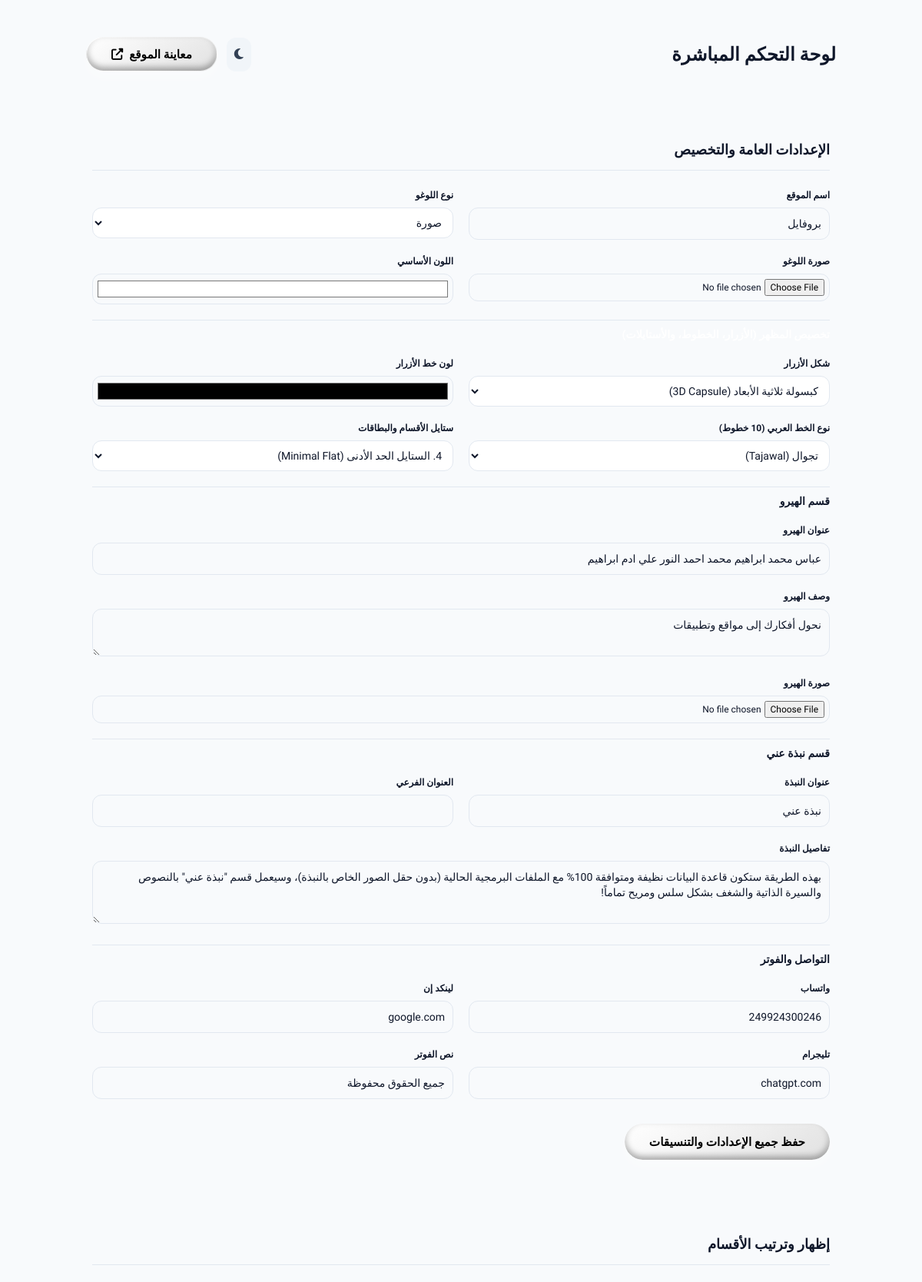
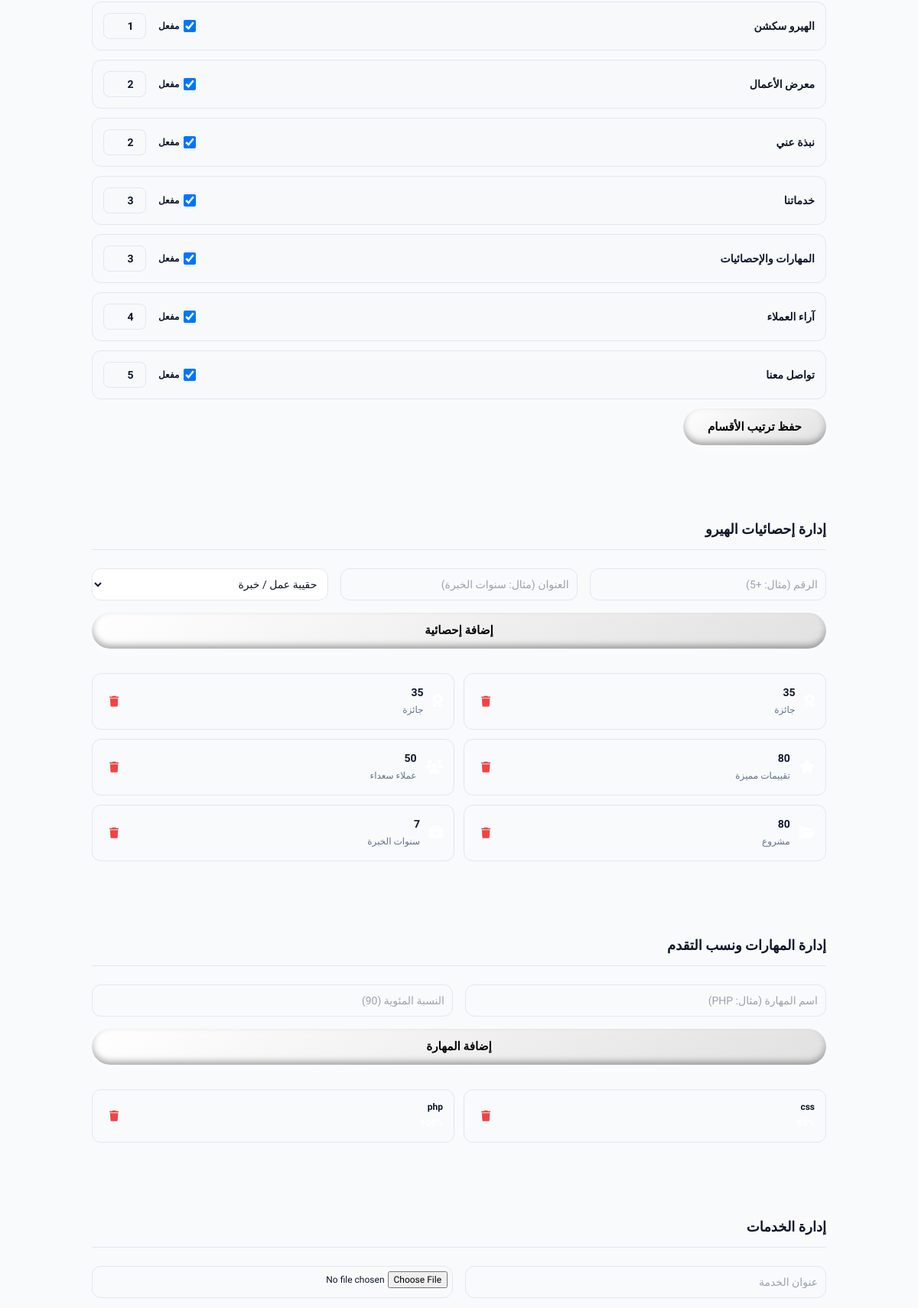
The app's page /admin.php (upper part) with its own data (2 pictures, top to bottom).
### tables this page shows
CREATE TABLE `settings` (
  `id` int(11) NOT NULL,
  `site_title` varchar(255) DEFAULT 'CodeExport',
  `logo_type` varchar(20) DEFAULT 'text',
  `logo_image` varchar(255) DEFAULT '',
  `hero_title` varchar(255) DEFAULT '',
  `hero_desc` text DEFAULT NULL,
  `hero_image` varchar(255) DEFAULT '',
  `primary_color` varchar(50) DEFAULT '#4f46e5',
  `whatsapp` varchar(50) DEFAULT '',
  `linkedin` varchar(255) DEFAULT '',
  `telegram` varchar(255) DEFAULT '',
  `footer_text` varchar(255) DEFAULT 'جميع الحقوق محفوظة',
  `about_title` varchar(255) DEFAULT 'نبذة عني',
  `about_subtitle` varchar(255) DEFAULT 'مطور ويب وشغوف ببناء الحلول الرقمية',
  `about_text` text DEFAULT NULL,
  `btn_style` varchar(50) DEFAULT 'jelly',
  `btn_text_color` varchar(50) DEFAULT '#ffffff',
  `font_family` varchar(100) DEFAULT 'Tajawal',
  `card_theme` varchar(50) DEFAULT 'soft'
);

CREATE TABLE `sections` (
  `id` int(11) NOT NULL,
  `section_key` varchar(100) DEFAULT NULL,
  `section_name` varchar(100) DEFAULT NULL,
  `is_active` tinyint(4) DEFAULT 1,
  `display_order` int(11) DEFAULT NULL
);

CREATE TABLE `stats` (
  `id` int(11) NOT NULL,
  `stat_number` varchar(50) NOT NULL,
  `stat_title` varchar(255) NOT NULL,
  `icon_class` varchar(100) DEFAULT 'fa-solid fa-star'
);

CREATE TABLE `skills` (
  `id` int(11) NOT NULL,
  `skill_name` varchar(255) NOT NULL,
  `percentage` int(11) DEFAULT 100
);

### admin.php (the view, shortened to what the rows shown need)
<?php
require_once 'db.php';
$settings     = $pdo->query("SELECT * FROM settings WHERE id = 1")->fetch(PDO::FETCH_ASSOC);
$sections     = $pdo->query("SELECT * FROM sections ORDER BY display_order ASC")->fetchAll(PDO::FETCH_ASSOC);
$skills       = $pdo->query("SELECT * FROM skills ORDER BY id DESC")->fetchAll(PDO::FETCH_ASSOC);
$stats        = $pdo->query("SELECT * FROM stats ORDER BY id DESC")->fetchAll(PDO::FETCH_ASSOC);
?>
<!DOCTYPE html>
<html lang="ar" dir="rtl">
<head>
    <script src="https://cdn.tailwindcss.com"></script>
    <link rel="stylesheet" href="https://cdnjs.cloudflare.com/ajax/libs/font-awesome/6.4.0/css/all.min.css">
    <link rel="stylesheet" href="style.css?v=4.0">
</head>
<body class="bg-[var(--bg-main)] text-[var(--text-main)] p-4 sm:p-6 transition-colors duration-300">
    <div class="max-w-5xl mx-auto space-y-6 sm:space-y-8">
        <div class="soft-card p-4 sm:p-6 flex flex-col sm:flex-row justify-between items-center gap-4">
            <h1 class="text-xl sm:text-2xl font-black text-center sm:text-right">لوحة التحكم المباشرة</h1>
        </div>
        <div class="soft-card p-5 sm:p-8 space-y-6">
            <h2 class="text-base sm:text-lg font-bold border-b border-[var(--border-color)] pb-3">الإعدادات العامة والتخصيص</h2>
            <form method="POST" enctype="multipart/form-data" class="grid grid-cols-1 sm:grid-cols-2 gap-4 sm:gap-5">
                <div>
                    <label class="block font-bold text-xs mb-2">اسم الموقع</label>
                    <input type="text" name="site_title" value="<?php echo htmlspecialchars($settings['site_title'] ?? ''); ?>" class="w-full border border-[var(--border-color)] bg-transparent p-2.5 rounded-xl text-sm outline-none">
                </div>
                <div>
                    <label class="block font-bold text-xs mb-2">نوع اللوغو</label>
                    <select name="logo_type" class="w-full border border-[var(--border-color)] bg-[var(--bg-card)] p-2.5 rounded-xl text-sm outline-none">
                        <option value="image" <?php echo ($settings['logo_type'] ?? '') === 'image' ? 'selected' : ''; ?>>صورة</option>
                    </select>
                </div>
                <div>
                    <label class="block font-bold text-xs mb-2">اللون الأساسي</label>
                    <input type="color" name="primary_color" value="<?php echo htmlspecialchars($settings['primary_color'] ?? '#4f46e5'); ?>" class="w-full h-10 rounded-xl border border-[var(--border-color)] cursor-pointer p-1 bg-transparent">
                </div>
                <div>
                    <label class="block font-bold text-xs mb-2">شكل الأزرار</label>
                    <select name="btn_style" class="w-full border border-[var(--border-color)] bg-[var(--bg-card)] p-2.5 rounded-xl text-sm outline-none">
                        <option value="capsule" <?php echo ($settings['btn_style'] ?? '') === 'capsule' ? 'selected' : ''; ?>>كبسولة ثلاثية الأبعاد (3D Capsule)</option>
                    </select>
                </div>
                <div>
                    <label class="block font-bold text-xs mb-2">لون خط الأزرار</label>
                    <input type="color" name="btn_text_color" value="<?php echo htmlspecialchars($settings['btn_text_color'] ?? '#ffffff'); ?>" class="w-full h-10 rounded-xl border border-[var(--border-color)] cursor-pointer p-1 bg-transparent">
                </div>
                <div>
                    <label class="block font-bold text-xs mb-2">ستايل الأقسام والبطاقات</label>
                    <select name="card_theme" class="w-full border border-[var(--border-color)] bg-[var(--bg-card)] p-2.5 rounded-xl text-sm outline-none">
                        <option value="flat" <?php echo ($settings['card_theme'] ?? '') === 'flat' ? 'selected' : ''; ?>>4. الستايل الحد الأدنى (Minimal Flat)</option>
                    </select>
                </div>
                <div class="sm:col-span-2">
                    <label class="block font-bold text-xs mb-2">عنوان الهيرو</label>
                    <input type="text" name="hero_title" value="<?php echo htmlspecialchars($settings['hero_title'] ?? ''); ?>" class="w-full border border-[var(--border-color)] bg-transparent p-2.5 rounded-xl text-sm outline-none">
                </div>
                <div class="sm:col-span-2">
                    <label class="block font-bold text-xs mb-2">وصف الهيرو</label>
                    <textarea name="hero_desc" rows="2" class="w-full border border-[var(--border-color)] bg-transparent p-2.5 rounded-xl text-sm outline-none"><?php echo htmlspecialchars($settings['hero_desc'] ?? ''); ?></textarea>
                </div>
                <div>
                    <label class="block font-bold text-xs mb-2">عنوان النبذة</label>
                    <input type="text" name="about_title" value="<?php echo htmlspecialchars($settings['about_title'] ?? 'نبذة عني'); ?>" class="w-full border border-[var(--border-color)] bg-transparent p-2.5 rounded-xl text-sm outline-none">
                </div>
                <div class="sm:col-span-2">
                    <label class="block font-bold text-xs mb-2">تفاصيل النبذة</label>
                    <textarea name="about_text" rows="3" class="w-full border border-[var(--border-color)] bg-transparent p-2.5 rounded-xl text-sm outline-none"><?php echo htmlspecialchars($settings['about_text'] ?? ''); ?></textarea>
                </div>
                <div>
                    <label class="block font-bold text-xs mb-2">واتساب</label>
                    <input type="text" name="whatsapp" value="<?php echo htmlspecialchars($settings['whatsapp'] ?? ''); ?>" class="w-full border border-[var(--border-color)] bg-transparent p-2.5 rounded-xl text-sm outline-none">
                </div>
                <div>
                    <label class="block font-bold text-xs mb-2">لينكد إن</label>
                    <input type="text" name="linkedin" value="<?php echo htmlspecialchars($settings['linkedin'] ?? ''); ?>" class="w-full border border-[var(--border-color)] bg-transparent p-2.5 rounded-xl text-sm outline-none">
                </div>
                <div>
                    <label class="block font-bold text-xs mb-2">تليجرام</label>
                    <input type="text" name="telegram" value="<?php echo htmlspecialchars($settings['telegram'] ?? ''); ?>" class="w-full border border-[var(--border-color)] bg-transparent p-2.5 rounded-xl text-sm outline-none">
                </div>
                <div>
                    <label class="block font-bold text-xs mb-2">نص الفوتر</label>
                    <input type="text" name="footer_text" value="<?php echo htmlspecialchars($settings['footer_text'] ?? ''); ?>" class="w-full border border-[var(--border-color)] bg-transparent p-2.5 rounded-xl text-sm outline-none">
                </div>
            </form>
        </div>
        <div class="soft-card p-5 sm:p-8 space-y-6">
            <h2 class="text-base sm:text-lg font-bold border-b border-[var(--border-color)] pb-3">إظهار وترتيب الأقسام</h2>
            <form method="POST" class="space-y-3">
                <?php foreach ($sections as $sec): ?>
                    <div class="flex items-center justify-between p-3.5 rounded-xl border border-[var(--border-color)] bg-slate-50/50 dark:bg-slate-800/50">
                        <span class="font-bold text-xs sm:text-sm"><?php echo htmlspecialchars($sec['section_name']); ?></span>
                        <div class="flex items-center gap-3 sm:gap-4">
                            <label class="flex items-center gap-1.5 cursor-pointer text-xs font-semibold">
                                <input type="checkbox" name="sections[<?php echo $sec['id']; ?>][is_active]" value="1" <?php echo $sec['is_active'] ? 'checked' : ''; ?> class="w-4 h-4 rounded">
                                <span>مفعل</span>
                            </label>
                            <input type="number" name="sections[<?php echo $sec['id']; ?>][display_order]" value="<?php echo $sec['display_order']; ?>" class="w-12 sm:w-14 border border-[var(--border-color)] bg-transparent p-1.5 rounded-lg text-center font-bold text-xs sm:text-sm">
                        </div>
                    </div>
                <?php endforeach; ?>
            </form>
        </div>
        <div class="soft-card p-5 sm:p-8 space-y-6">
            <h2 class="text-base sm:text-lg font-bold border-b border-[var(--border-color)] pb-3">إدارة إحصائيات الهيرو</h2>
            <div class="grid grid-cols-1 sm:grid-cols-2 gap-3 pt-2">
                <?php foreach ($stats as $st): ?>
                    <div class="flex items-center justify-between p-3.5 border border-[var(--border-color)] rounded-xl">
                        <div class="flex items-center gap-3">
                            <span class="text-lg dynamic-text"><i class="<?php echo htmlspecialchars($st['icon_class']); ?>"></i></span>
                            <div>
                                <h4 class="font-black text-sm"><?php echo htmlspecialchars($st['stat_number']); ?></h4>
                                <span class="text-xs text-[var(--text-muted)]"><?php echo htmlspecialchars($st['stat_title']); ?></span>
                            </div>
                        </div>
                        <form method="POST" onsubmit="return confirm('حذف؟')">
                            <button type="submit" name="delete_stat" class="text-red-500 hover:text-red-700 p-2"><i class="fa-solid fa-trash text-sm"></i></button>
                        </form>
                    </div>
                <?php endforeach; ?>
            </div>
        </div>
        <div class="soft-card p-5 sm:p-8 space-y-6">
            <h2 class="text-base sm:text-lg font-bold border-b border-[var(--border-color)] pb-3">إدارة المهارات ونسب التقدم</h2>
            <div class="grid grid-cols-1 sm:grid-cols-2 gap-3 pt-2">
                <?php foreach ($skills as $sk): ?>
                    <div class="flex items-center justify-between p-3.5 border border-[var(--border-color)] rounded-xl">
                        <div>
                            <h4 class="font-bold text-xs"><?php echo htmlspecialchars($sk['skill_name']); ?></h4>
                            <span class="text-xs dynamic-text font-bold"><?php echo (int)$sk['percentage']; ?>%</span>
                        </div>
                        <form method="POST" onsubmit="return confirm('حذف؟')">
                            <button type="submit" name="delete_skill" class="text-red-500 hover:text-red-700 p-2"><i class="fa-solid fa-trash text-sm"></i></button>
                        </form>
                    </div>
                <?php endforeach; ?>
            </div>
        </div>
        <div class="soft-card p-5 sm:p-8 space-y-6">
            <h2 class="text-base sm:text-lg font-bold border-b border-[var(--border-color)] pb-3">إدارة الخدمات</h2>
        </div>
    </div>
</body>
</html>

### records on screen
settings: site_title "بروفايل", logo_type "صورة", primary_color "#ffffff", btn_style "كبسولة ثلاثية الأبعاد (3D Capsule)", btn_text_color "#000000", card_theme "4. الستايل الحد الأدنى (Minimal Flat)", hero_title "عباس محمد ابراهيم محمد احمد النور علي ادم ابراهيم", hero_desc "نحول أفكارك إلى مواقع وتطبيقات", about_title "نبذة عني", about_text "بهذه الطريقة ستكون قاعدة البيانات نظيفة ومتوافقة 100% مع الملفات البرمجية الحالية (بدون حقل الصور الخاص بالنبذة)، وسيعمل قسم \"نبذة عني\" بالنصوص والسيرة الذاتية والشغف بشكل سلس ومريح تماماً!", whatsapp "249924300246", linkedin "google.com", telegram "chatgpt.com", footer_text "جميع الحقوق محفوظة"
sections: section_name "الهيرو سكشن", is_active "☑", id+display_order "1"
sections: section_name "معرض الأعمال", is_active "☑", display_order "2"
sections: section_name "نبذة عني", is_active "☑", display_order "2"
sections: section_name "خدماتنا", is_active "☑", display_order "3"
sections: section_name "المهارات والإحصائيات", is_active "☑", display_order "3"
sections: section_name "آراء العملاء", is_active "☑", id+display_order "4"
sections: section_name "تواصل معنا", is_active "☑", id+display_order "5"
stats: stat_number "35", stat_title "جائزة"
stats: stat_number "35", stat_title "جائزة"
stats: stat_number "80", stat_title "تقييمات مميزة"
stats: stat_number "50", stat_title "عملاء سعداء"
stats: stat_number "80", stat_title "مشروع"
stats: stat_number "7", stat_title "سنوات الخبرة"
skills: skill_name "css"
skills: skill_name "php"

### other values on screen
form field font_family "تجوال (Tajawal)"
